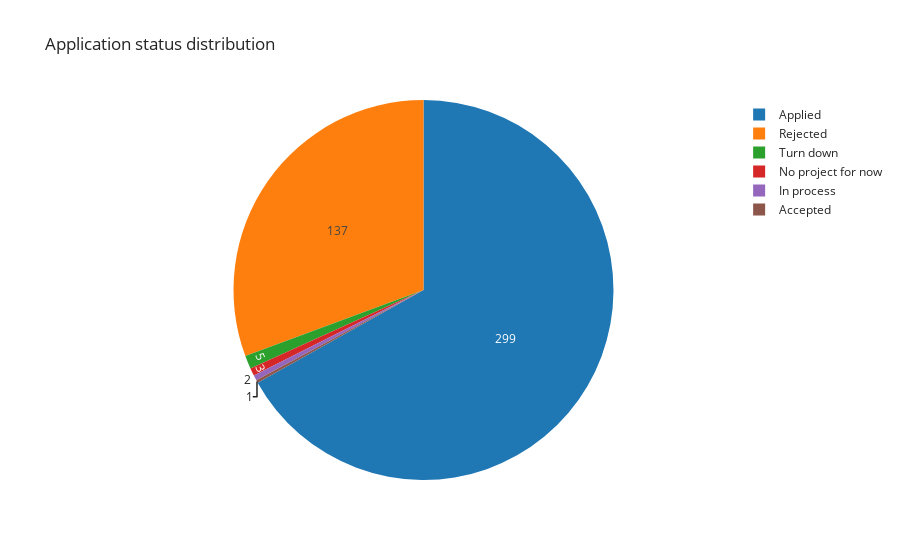

The code cell stored with this chart in its notebook:
### Markdown cell above
#### Applications

### Code cell
status_counts = df_jsa_10_2023_p["status"].value_counts()

px.pie(values=status_counts.values, names=status_counts.index,
       title="Application status distribution")\
  .update_traces(textinfo="value")

### Figure 1 — Plotly figure (JSON) as saved in the notebook; plotly's stock layout.template omitted (floating-point values rounded to 4 significant figures)
{"data": [{"domain": {"x": [0, 1], "y": [0, 1]}, "hovertemplate": "label=%{label}<br>value=%{value}<extra></extra>", "labels": ["Applied", "Rejected", "Turn down", "No project for now", "In process", "Accepted"], "legendgroup": "", "name": "", "showlegend": true, "textinfo": "value", "type": "pie", "values": [299, 137, 5, 3, 2, 1]}], "layout": {"legend": {"tracegroupgap": 0}, "title": {"text": "Application status distribution"}}}
